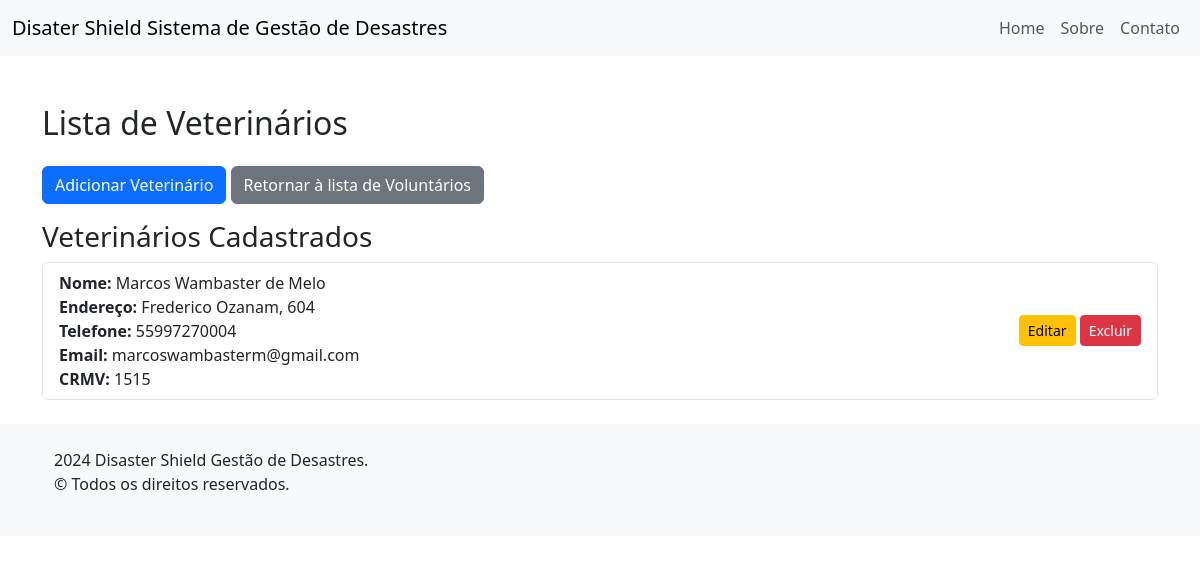
Screenshot of /voluntarios/voluntarios/veterinarios/ with the database file from the repository.
### voluntarios/models.py (models this page shows, shortened)
class Voluntario(models.Model):
    nome = models.CharField(max_length=100)
    endereco = models.CharField(max_length=200)
    telefone = models.CharField(max_length=15)
    email = models.EmailField()
    class Meta:
        abstract = True

class Veterinario(Voluntario):
    crmv = models.CharField(max_length=20)

### voluntarios/views.py (the view)
# urls.py: path('voluntarios/veterinarios/', views.listar_veterinarios, name='lista_veterinarios'),
def listar_veterinarios(request):
    veterinarios = Veterinario.objects.all()
    return render(request, './lista_veterinarios.html', {'veterinarios': veterinarios})

### voluntarios/templates/lista_veterinarios.html (shortened to what this page needs)
{% extends "base.html" %}
{% block content %}
<div class="container mt-5">
    <h2 class="my-4">Lista de Veterinários</h2>
    <a href="{% url 'adicionar_veterinario' %}" class="btn btn-primary mb-3">Adicionar Veterinário</a>
    <a href="{% url 'lista_voluntarios' %}" class="btn btn-secondary mb-3">Retornar à lista de Voluntários</a>
    {% if veterinarios %}
        <h3>Veterinários Cadastrados</h3>
        <ul class="list-group mb-4">
            {% for veterinario in veterinarios %}
                <li class="list-group-item d-flex justify-content-between align-items-center">
                    <div>
                        <strong>Nome:</strong> {{ veterinario.nome }}<br>
                        <strong>Endereço:</strong> {{ veterinario.endereco }}<br>
                        <strong>Telefone:</strong> {{ veterinario.telefone }}<br>
                        <strong>Email:</strong> {{ veterinario.email }}<br>
                        <strong>CRMV:</strong> {{ veterinario.crmv }}
                    </div>
                    <div>
                        <a href="{% url 'editar_veterinario' veterinario.pk %}" class="btn btn-warning btn-sm">Editar</a>
                        <a href="{% url 'excluir_veterinario' veterinario.pk %}" class="btn btn-danger btn-sm">Excluir</a>
                    </div>
                </li>
            {% endfor %}
        </ul>
    {% else %}
        <div class="alert alert-info" role="alert">
            Não há veterinários cadastrados no sistema.
        </div>
    {% endif %}
</div>
{% endblock %}

### rows the page displays
Veterinario: nome "Marcos Wambaster de Melo", endereco "Frederico Ozanam, 604", telefone "55997270004", email "marcoswambasterm@gmail.com", crmv "1515"
